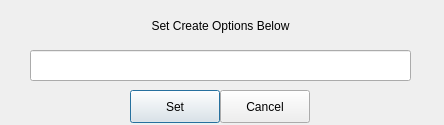
<?xml version="1.0" encoding="UTF-8"?>
<ui version="4.0">
 <class>customcreateoptions</class>
 <widget class="QDialog" name="customcreateoptions">
  <property name="geometry">
   <rect>
    <x>0</x>
    <y>0</y>
    <width>444</width>
    <height>125</height>
   </rect>
  </property>
  <property name="windowTitle">
   <string>Creatve Volume Options</string>
  </property>
  <widget class="QLabel" name="label">
   <property name="geometry">
    <rect>
     <x>30</x>
     <y>10</y>
     <width>381</width>
     <height>31</height>
    </rect>
   </property>
   <property name="text">
    <string>Set Create Options Below</string>
   </property>
   <property name="alignment">
    <set>Qt::AlignCenter</set>
   </property>
   <property name="wordWrap">
    <bool>true</bool>
   </property>
  </widget>
  <widget class="QPushButton" name="pbSet">
   <property name="geometry">
    <rect>
     <x>130</x>
     <y>90</y>
     <width>90</width>
     <height>33</height>
    </rect>
   </property>
   <property name="text">
    <string>Set</string>
   </property>
  </widget>
  <widget class="QPushButton" name="pbCancel">
   <property name="geometry">
    <rect>
     <x>220</x>
     <y>90</y>
     <width>90</width>
     <height>33</height>
    </rect>
   </property>
   <property name="text">
    <string>Cancel</string>
   </property>
  </widget>
  <widget class="QLineEdit" name="lineEdit">
   <property name="geometry">
    <rect>
     <x>30</x>
     <y>50</y>
     <width>381</width>
     <height>31</height>
    </rect>
   </property>
  </widget>
 </widget>
 <resources/>
 <connections/>
</ui>
